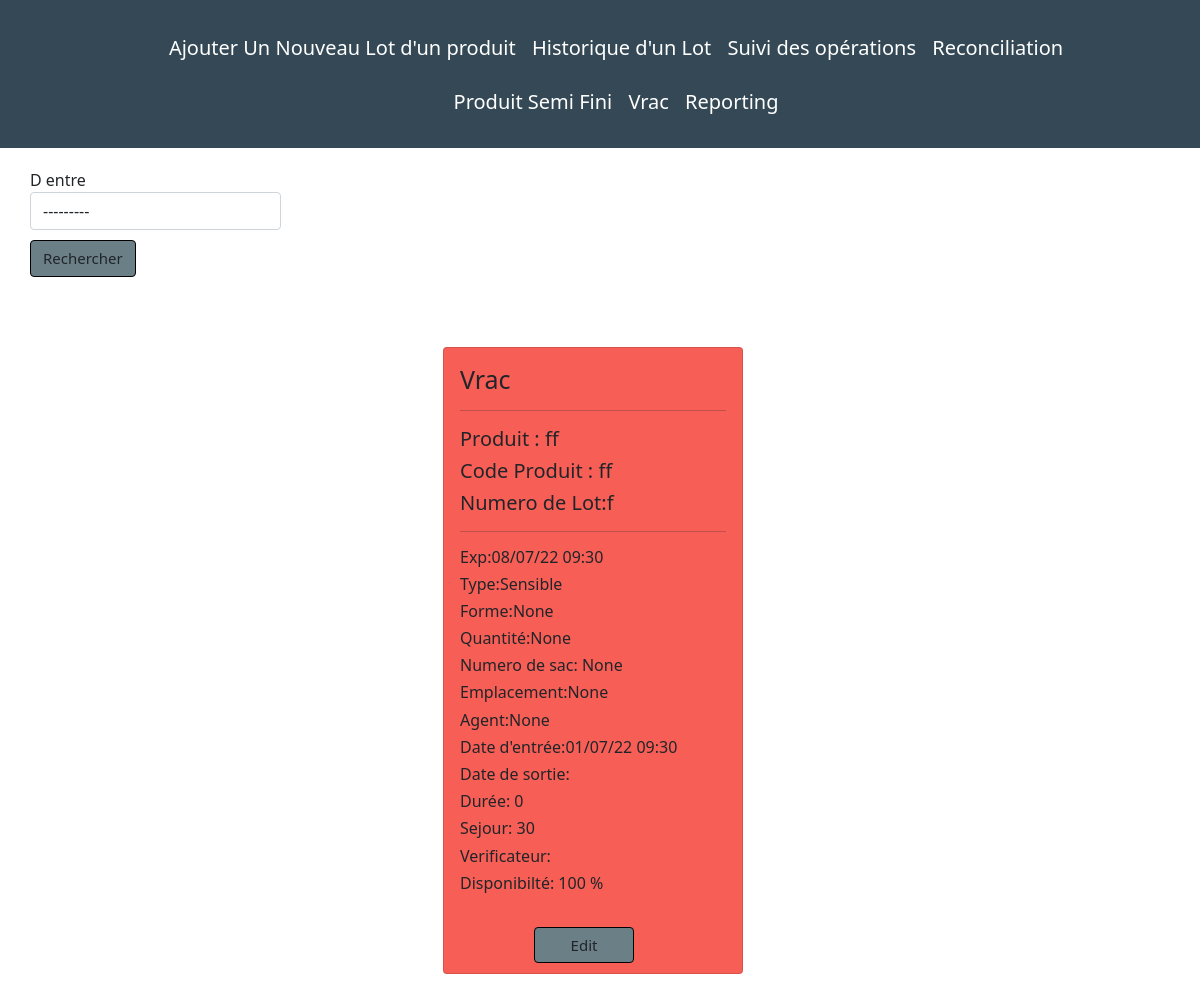
The app's page /showVrac/ with its own data.
### saisir/models.py (models this page shows, shortened)
class VracModel(models.Model):
    N_Lot=models.OneToOneField(Lot,on_delete=models.CASCADE)
    Type=models.CharField(choices=type,max_length=200,null=False)
    forme=models.CharField(max_length=2000,null=True, blank=True)
    quantité=models.FloatField(null=True, blank=True)
    n_sac=models.IntegerField(null=True, blank=True)
    emplacement=models.CharField(max_length=200,null=True, blank=True)
    agent=models.CharField(max_length=200,null=True, blank=True)
    d_sortie=models.DateTimeField(null=True, blank=True)
    d_entre=models.DateTimeField(null=True, blank=True)
    qu=models.FloatField(null=True, blank=True)
    @property
    def entre(self):
        entre=self.d_entre.strftime("%d/%m/%y %H:%M")
        return entre
    @property
    def sortie(self):
        try:
            sortie=self.d_sortie.strftime("%d/%m/%y %H:%M")
        except:
            sortie=''
        return sortie
    @property
    def hh(self):
        try:
            dispo=((self.quantité-self.qu)/self.quantité)*100
        except:
            dispo=100
        if dispo >0 :
            dispo=round(dispo,2)
        else:
            dispo=0
        return dispo
    @property
    def duree(self):
        try:
            duree=self.d_sortie-self.d_entre
        except:
            duree=0
        return duree
    @property
    def j_stock(self):
        today=date.today()
        try:
            j_stock= today - self.d_entre.date()
        except:
            j_stock= today
        j_stock=(str(j_stock).split(",",7)[0]).split(" ",4)[0]
        return j_stock
    @property
    def dat_e(self):
        if self.Type =='Sensible':
            Date_Expiration=self.d_entre + dt.timedelta(days = 7)
        else:
            Date_Expiration=self.d_entre + dt.timedelta(days = 45)
        return Date_Expiration.strftime("%d/%m/%y %H:%M")
    @property
    def contr(self):
        today=dt.datetime.today()
        if self.Type =='Sensible':
            Date_Expiration=self.d_entre + dt.timedelta(days = 7)
            c_c=4
        else:
            Date_Expiration=self.d_entre + dt.timedelta(days = 45)
            c_c=5
        d1 = datetime.strftime(Date_Expiration, '%d-%m-%Y')
        d2 = datetime.strftime(today, '%d-%m-%Y')
        d1 = datetime.strptime(d1,'%d-%m-%Y')
        d2 = datetime.strptime(d2, '%d-%m-%Y')
        try:
            j_stock= d1-d2
            j_stock=(str(j_stock).split("-",1)[0]).split(" ",1)[0]
            j_j=int(j_stock)
        except:
            j_j=0
        if j_j > c_c :
            j_j=1
        else:
            j_j=0
        return j_j

class Lot(models.Model):
    N_lot=models.CharField(primary_key=True,max_length=1000)
    def __str__(self):
        return f'{self.N_lot}'

class Produit(models.Model):
    code_Produit=models.CharField(max_length=1000)
    Produit=models.CharField(max_length=1000)
    N_Lot=models.OneToOneField(Lot,on_delete=models.CASCADE)
    date_created=models.DateTimeField(auto_now_add=True)
    class Meta:
        ordering=('-date_created',)

### saisir/views.py (the view)
# urls.py: path('showVrac/',views.vrac_show,name='show-vrac'),
def vrac_show(request):
    vracs=VracModel.objects.all()
    myFilter=PostFilterR(request.GET,queryset=vracs)
    vracs=myFilter.qs
    if request.method=='POST':
        form=VracForm(request.POST)
        if form.is_valid():
            instance=form.save(commit=False)
            instance.N_Lot=request.N_Lot
            instance.save()
            return redirect('show-vrac')
    else:
        form=VracForm()
        context={
            'form':form,
            'vracs':vracs,
            'myFilter':myFilter,
        }
    return render(request,'vracs.html', context)

### saisir/forms.py
class VracForm(forms.ModelForm):
    d_entre=forms.DateTimeField(input_formats=settings.DATE_INPUT_FORMATS)
    d_sortie=forms.DateTimeField(input_formats=settings.DATE_INPUT_FORMATS,required=False)
    class Meta:
        model=VracModel
        fields = ['N_Lot','Type','forme','quantité','n_sac','emplacement','agent','d_entre','d_sortie']
        widgets={
                        'N_Lot': forms.TextInput(attrs={'class': 'form-control'}),
        }

### templates/vracs.html (shortened to what this page needs)
{% extends 'partials/base.html' %}
{% load crispy_forms_tags %}
{% block content %}
<div class="row">
  <div class="search " style="height:auto ; width: 275px; margin-top: 20px; margin-left: 30px; margin-bottom: 50px;" >
    <form  method="GET">
 {{myFilter.form  | crispy }}
<button class="btn" type="submit" style="margin-top: 10px">
  Rechercher
</button>
</form>
  </div>
<div class="row">
  <div class="contaff ">
    {% if vracs %}
    <div class="column">
      {% for vrac in vracs  %}
      {% if vrac.hh %}
      {% if vrac.contr %}
      <div class="concard">
        <div class="card mb-3" style="height: auto; width: 300px;margin-left: 10px; background-color: rgb(86, 247, 86); margin-top: 20px;" >
          <div class="card-body">
            <h4 style="font-size:25px ;">Vrac </h4>
            <hr>
            <h5> Produit : {{vrac.N_Lot.produit.Produit}}</h5>
               <h5>Code Produit : {{vrac.N_Lot.produit.code_Produit}}</h5>
               <h5 >
                Numero de Lot:{{vrac.N_Lot}}
              </h5>
                <hr>
            <h6>
                Exp:{{vrac.dat_e}}</h6>
            <h6>
              <h6>
                Type:{{vrac.Type}}
              </h6>
              <h6 >Forme:{{vrac.forme}}
              <h6 >
                Quantité:{{vrac.quantité}}
            </h6>
            <h6>Numero de sac: {{vrac.n_sac}}
            </h6>
            <h6>Emplacement:{{vrac.emplacement}}
            </h6>
            <h6>Agent:{{vrac.agent}}            </h6>
            <h6>Date d'entrée:{{vrac.entre}}
            </h6>
            <h6>Date de sortie:{{vrac.sortie}}
            </h6>
            <h6>Durée: {{ vrac.duree }}</h6>
            {% if vrac.hh %}
            <h6 >Sejour: {{ vrac.j_stock  }}
            </h6>
            <h6>Verificateur:{{vrac.verificateur}}</h6>
            {% else %}
            <h6>Verificateur:{{vrac.verificateur}}</h6>
            {% endif %}
            <h6>Disponibilté: {{ vrac.hh }} %
            </h6>
            </div>
            <a class="btn" href="{% url 'vrac_edit' vrac.id %}" style="margin-bottom:10px ; margin-top: 10px; width:100px ; margin-left: 90px;" >Edit</a>
        </div>
    {% else %}
    <div class="card mb-3" style="height: auto; width: 300px;margin-left: 10px; background-color: rgb(247, 94, 86); margin-top: 20px;" >
      <div class="card-body">
        <h4 style="font-size:25px ;">Vrac </h4>
        <hr>
        <h5> Produit : {{vrac.N_Lot.produit.Produit}}</h5>
           <h5>Code Produit : {{vrac.N_Lot.produit.code_Produit}}</h5>
           <h5 >
            Numero de Lot:{{vrac.N_Lot}}
          </h5>
            <hr>
        <h6>
            Exp:{{vrac.dat_e}}</h6>
        <h6>
          <h6>
            Type:{{vrac.Type}}
          </h6>
          <h6 >Forme:{{vrac.forme}}
          <h6 >
            Quantité:{{vrac.quantité}}
        </h6>
        <h6>Numero de sac: {{vrac.n_sac}}
        </h6>
        <h6>Emplacement:{{vrac.emplacement}}
        </h6>
        <h6>Agent:{{vrac.agent}}            </h6>
        <h6>Date d'entrée:{{vrac.entre}}
        </h6>
        <h6>Date de sortie:{{vrac.sortie}}
        </h6>
        <h6>Durée: {{ vrac.duree }}</h6>
        {% if vrac.hh %}
        <h6 >Sejour: {{ vrac.j_stock  }}
        </h6>
        <h6>Verificateur:{{vrac.verificateur}}</h6>
        {% else %}
        <h6>Verificateur:{{vrac.verificateur}}</h6>
        {% endif %}
        <h6>Disponibilté: {{ vrac.hh }} %
        </h6>
        </div>
        <a class="btn" href="{% url 'vrac_edit' vrac.id %}" style="margin-bottom:10px ; margin-top: 10px; width:100px ; margin-left: 90px;" >Edit</a>
    </div>
    {% endif %}
    </div>
    {% endif %}
  {% endfor%}
    </div>
  </div>
{% else %}
{% for vrac in vracs  %}
{% endfor%}
{% endif %}
</div>
{% endblock %}

### templates/partials/base.html (style rules this page uses)
.btn { background-color:#6b7f87; border-color: black; font-size: 15px; }
.contaff { display: inline-flex; flex-wrap: wrap; justify-content: center; }

### records on screen
VracModel: N_Lot.produit.Produit "ff", N_Lot.produit.code_Produit "ff", N_Lot "f", dat_e "08/07/22 09:30", Type "Sensible", forme "None", quantité "None", n_sac "None", emplacement "None", agent "None", entre "01/07/22 09:30", duree "0", j_stock "30", hh "100"
